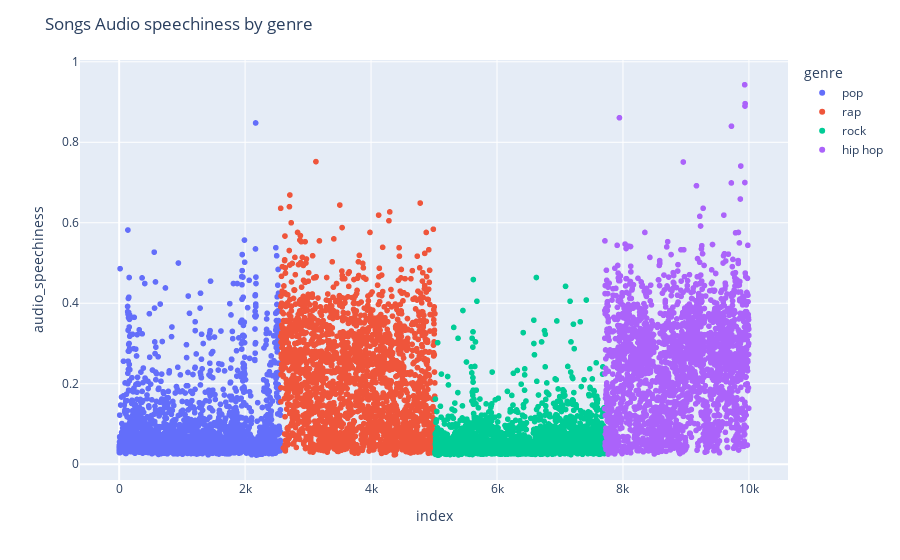

The code cell stored with this chart in its notebook:
### Markdown cell above
### Audio Speechiness

### Code cell
fig = px.scatter(train_df, y="audio_speechiness", color="genre")
fig.update_layout(title='Songs Audio speechiness by genre')
fig.show()

### Figure 1 — Plotly figure (JSON) as saved in the notebook; plotly's stock layout.template omitted (floating-point values rounded to 4 significant figures; data arrays with more than 128 entries replaced by an {"elided": "..."} marker saying what was removed)
{"data": [{"hovertemplate": "genre=pop<br>index=%{x}<br>audio_speechiness=%{y}<extra></extra>", "legendgroup": "pop", "marker": {"color": "#636efa", "symbol": "circle"}, "mode": "markers", "name": "pop", "showlegend": true, "type": "scattergl", "x": {"elided": "2565 int values"}, "xaxis": "x", "y": {"elided": "2565 float values"}, "yaxis": "y"}, {"hovertemplate": "genre=rap<br>index=%{x}<br>audio_speechiness=%{y}<extra></extra>", "legendgroup": "rap", "marker": {"color": "#EF553B", "symbol": "circle"}, "mode": "markers", "name": "rap", "showlegend": true, "type": "scattergl", "x": {"elided": "2450 int values"}, "xaxis": "x", "y": {"elided": "2450 float values"}, "yaxis": "y"}, {"hovertemplate": "genre=rock<br>index=%{x}<br>audio_speechiness=%{y}<extra></extra>", "legendgroup": "rock", "marker": {"color": "#00cc96", "symbol": "circle"}, "mode": "markers", "name": "rock", "showlegend": true, "type": "scattergl", "x": {"elided": "2696 int values"}, "xaxis": "x", "y": {"elided": "2696 float values"}, "yaxis": "y"}, {"hovertemplate": "genre=hip hop<br>index=%{x}<br>audio_speechiness=%{y}<extra></extra>", "legendgroup": "hip hop", "marker": {"color": "#ab63fa", "symbol": "circle"}, "mode": "markers", "name": "hip hop", "showlegend": true, "type": "scattergl", "x": {"elided": "2289 int values"}, "xaxis": "x", "y": {"elided": "2289 float values"}, "yaxis": "y"}], "layout": {"legend": {"title": {"text": "genre"}, "tracegroupgap": 0}, "margin": {"t": 60}, "title": {"text": "Songs Audio speechiness by genre"}, "xaxis": {"anchor": "y", "domain": [0, 1], "title": {"text": "index"}}, "yaxis": {"anchor": "x", "domain": [0, 1], "title": {"text": "audio_speechiness"}}}}
